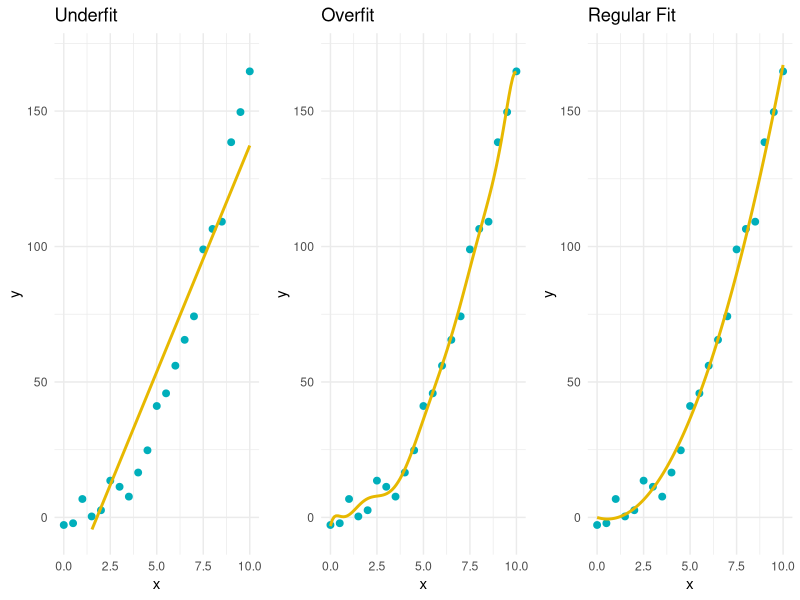

This figure's R source:
# Load necessary libraries
library(ggplot2)
library(dplyr) 
library(ggpubr)

# Generate example data
set.seed(123)
x <- seq(0, 10, by = 0.5)
y <- 2*x^2 - 3*x + rnorm(length(x), mean = 0, sd = 5)

# Create a data frame
data <- data.frame(x = x, y = y)

# Define a function to plot the data and fit a model
plot_and_fit <- function(data, degree, title) {
  # Fit a polynomial regression model
  model <- lm(y ~ poly(x, degree), data = data)
  
  # Create a data frame for predictions
  new_data <- data.frame(x = seq(0, 10, length.out = 100))
  new_data$y_pred <- predict(model, newdata = new_data)
  
  # Plot the data and predictions
  p <- ggplot(data, aes(x = x, y = y)) + 
    ylim(-5, 170) + 
    xlim(0,10)+
    geom_point(color = "#00AFBB", size = 2) +
    geom_line(data = new_data, aes(x = x, y = y_pred), color = "#E7B800",size = 1) +
    ggtitle(title) +
    theme_minimal()
  
  return(p)
}

# Plot underfitting, overfitting, and regular fit
p_underfit <- plot_and_fit(data, degree = 1, title = "Underfit")
p_overfit <- plot_and_fit(data, degree = 10, title = "Overfit")
p_regular_fit <- plot_and_fit(data, degree = 2, title = "Regular Fit")
 
ggarrange(p_underfit,p_overfit,p_regular_fit,ncol=3) 
dev.print(svg, "Bias_Variance_tradeoff.svg",height = 4, width = 7)
